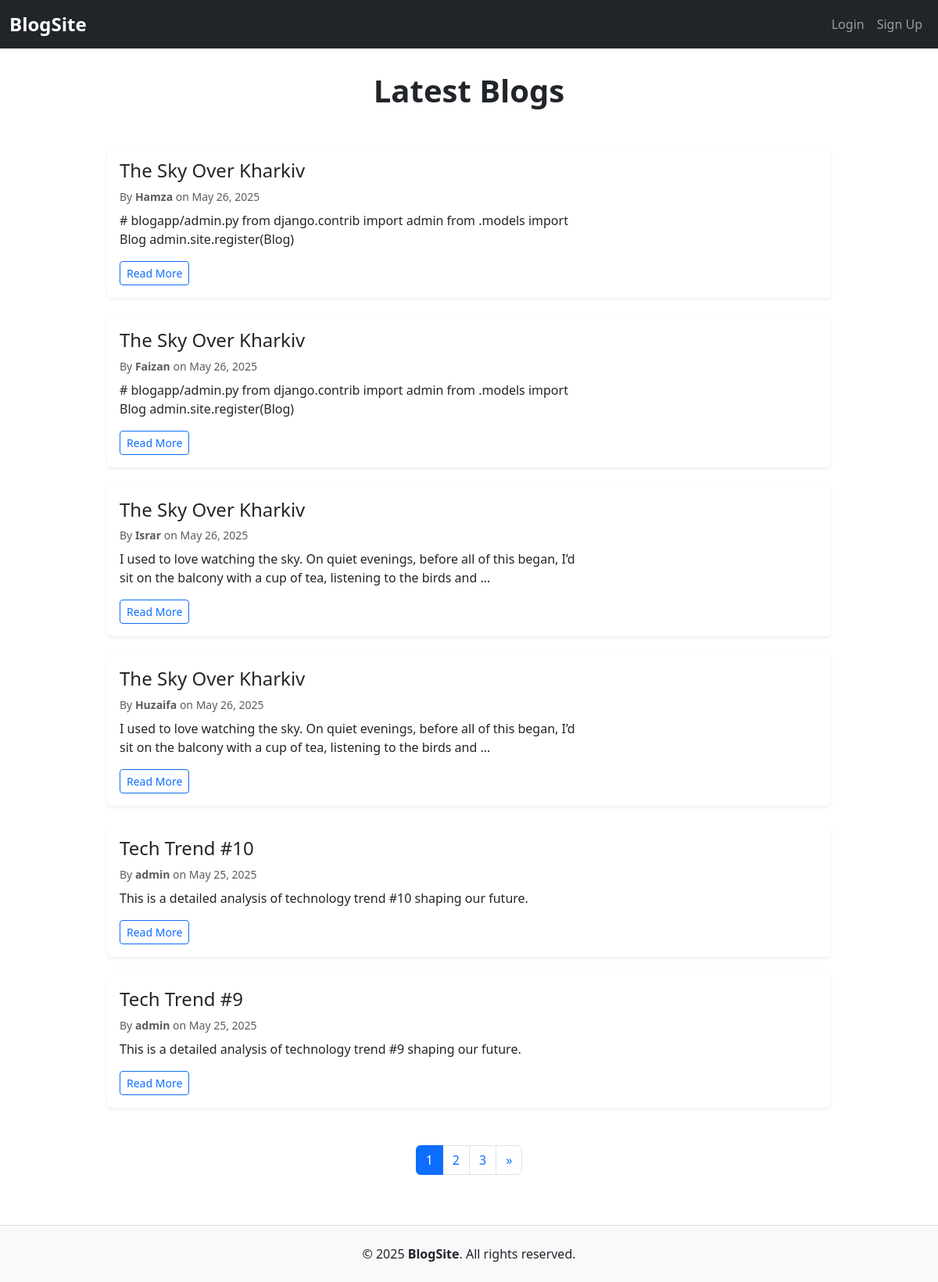
The page / on the database its author committed.
### blogapp/models.py (models this page shows, shortened)
class Blog(models.Model):
    title = models.CharField(max_length=200)
    content = models.TextField()
    author = models.ForeignKey(User, on_delete=models.CASCADE)
    category = models.ForeignKey(Category, on_delete=models.SET_NULL, null=True)
    created_at = models.DateTimeField(auto_now_add=True)

### blogapp/views.py (the view)
# urls.py: 2. Add a URL to urlpatterns:  path('', views.home, name='home')
def home(request):
    blog_list = Blog.objects.all().order_by('-created_at')
    paginator = Paginator(blog_list, 6)  # 6 blogs per page
    page = request.GET.get('page')
    blogs = paginator.get_page(page)
    return render(request, 'home.html', {'blogs': blogs})

### blogapp/templates/home.html (shortened to what this page needs)
{% extends 'base.html' %}
{% block content %}
<h1 class="mb-5 text-center fw-bold">Latest Blogs</h1>
<div class="row justify-content-center">
    {% for blog in blogs %}
        <div class="col-md-10">
            <div class="card mb-4 shadow-sm border-0">
                <div class="row g-0">
                    <div class="col-md-8">
                        <div class="card-body">
                            <h4 class="card-title">{{ blog.title }}</h4>
                            <p class="card-text text-muted small mb-2">
                                By <strong>{{ blog.author }}</strong> on {{ blog.created_at|date:"M d, Y" }}
                            </p>
                            <p class="card-text">{{ blog.content|truncatewords:30 }}</p>
                            <a href="{% url 'blog_detail' blog.pk %}" class="btn btn-outline-primary btn-sm">Read More</a>
                        </div>
                    </div>
                </div>
            </div>
        </div>
    {% empty %}
        <div class="col-md-8 text-center">
            <p class="text-muted">No blogs available yet.</p>
        </div>
    {% endfor %}
</div>
{% if blogs.paginator.num_pages > 1 %}
<nav aria-label="Page navigation">
    <ul class="pagination justify-content-center mt-4">
        {% for num in blogs.paginator.page_range %}
            {% if blogs.number == num %}
                <li class="page-item active" aria-current="page">
                    <span class="page-link">{{ num }}</span>
                </li>
            {% elif num > blogs.number|add:'-3' and num < blogs.number|add:'3' %}
                <li class="page-item"><a class="page-link" href="?page={{ num }}">{{ num }}</a></li>
            {% endif %}
        {% endfor %}
        {% if blogs.has_next %}
            <li class="page-item">
                <a class="page-link" href="?page={{ blogs.next_page_number }}" aria-label="Next">
                    &raquo;
                </a>
            </li>
        {% endif %}
    </ul>
</nav>
{% endif %}
{% endblock %}

### blogapp/templates/base.html (shortened to what this page needs)
<!DOCTYPE html>
<html lang="en">
<head>
    <link href="https://cdn.jsdelivr.net/npm/bootstrap@5.3.0/dist/css/bootstrap.min.css" rel="stylesheet">
</head>
<body>
<nav class="navbar navbar-expand-lg navbar-dark bg-dark shadow-sm">
    <div class="container-fluid">
        <a class="navbar-brand" href="{% url 'home' %}">BlogSite</a>
        <div class="collapse navbar-collapse justify-content-end" id="navbarNav">
            <ul class="navbar-nav">
                {% if user.is_authenticated %}
                    <li class="nav-item d-none d-lg-flex align-items-center">
                        <span class="nav-link">Welcome {{ user.username }}</span>
                    </li>
                    <li class="nav-item">
                        <a class="nav-link" href="{% url 'create_blog' %}">Create Post</a>
                    </li>
                    <li class="nav-item">
                        <a class="nav-link" href="{% url 'categories' %}">Categories</a>
                    </li>
                    <li class="nav-item">
                        <form method="post" action="{% url 'logout' %}" class="d-inline">
                            {% csrf_token %}
                            <button type="submit" class="btn btn-link nav-link" style="padding: 0;">Logout</button>
                        </form>
                    </li>
                {% else %}
                    <li class="nav-item">
                        <a class="nav-link" href="{% url 'login' %}">Login</a>
                    </li>
                    <li class="nav-item">
                        <a class="nav-link" href="{% url 'signup' %}">Sign Up</a>
                    </li>
                {% endif %}
            </ul>
        </div>
    </div>
</nav>
<div class="content-wrapper container">
    {% block content %}
    {% endblock %}
</div>
<footer class="text-center py-4 mt-5">
    <p class="mb-0">&copy; 2025 <strong>BlogSite</strong>. All rights reserved.</p>
</footer>
</body>
</html>

### blogapp/templates/base.html (style rules this page uses)
.navbar-brand { font-weight: bold; font-size: 1.5rem; }
.nav-link { transition: color 0.3s ease; }
html, body { height: 100%; margin: 0; display: flex; flex-direction: column; }
.content-wrapper { flex: 1; }
footer { background-color: #f8f9fa; border-top: 1px solid #dee2e6; }
.container { padding-top: 30px; }

### rows shown on the page
Blog: title "The Sky Over Kharkiv", author "Hamza", created_at "May 26, 2025", content "# blogapp/admin.py from django.contrib import admin from .models import Blog admin.site.register(Blog)"
Blog: title "The Sky Over Kharkiv", author "Faizan", created_at "May 26, 2025", content "# blogapp/admin.py from django.contrib import admin from .models import Blog admin.site.register(Blog)"
Blog: title "The Sky Over Kharkiv", author "Israr", created_at "May 26, 2025", content "I used to love watching the sky. On quiet evenings, before all of this began, I’d sit on the balcony with a cup of tea, listening to the birds and …"
Blog: title "The Sky Over Kharkiv", author "Huzaifa", created_at "May 26, 2025", content "I used to love watching the sky. On quiet evenings, before all of this began, I’d sit on the balcony with a cup of tea, listening to the birds and …"
Blog: title "Tech Trend #10", author "admin", created_at "May 25, 2025", content "This is a detailed analysis of technology trend #10 shaping our future."
Blog: title "Tech Trend #9", author "admin", created_at "May 25, 2025", content "This is a detailed analysis of technology trend #9 shaping our future."

### other values the page prints
{{ num }} "1"
{{ num }} "2" "3"
